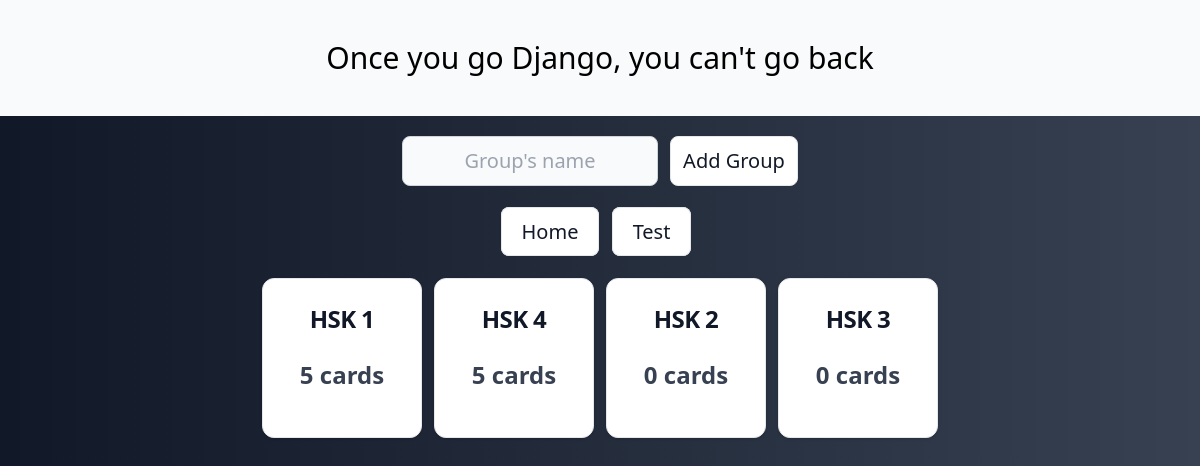
Before: /groups/ with the older database file.
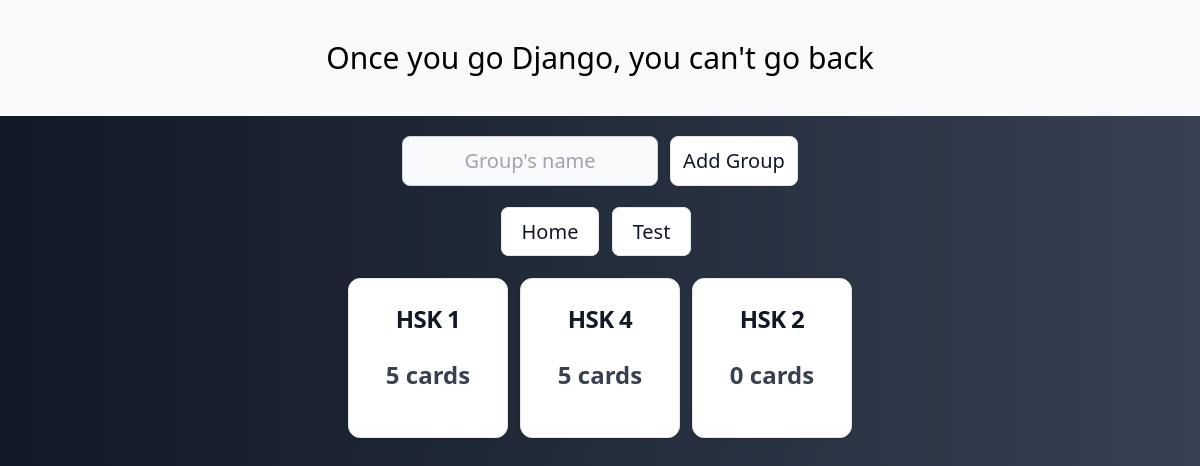
After: the same page with the newer database file.
### carddeck/models.py (models this page shows, shortened)
class CardGroup(models.Model):
    name = models.CharField(max_length=100, unique=True)

### carddeck/views.py (the view)
# urls.py: path("groups/", views.show_groups, name="groups"),
def show_groups(request):
    groups = CardGroup.objects.all()
    groups_len = [(group, group.card_set.count()) for group in groups]
    context = {
        "groups_len": groups_len,
        "compare_len_0": min(2, groups.count()),
        "compare_len_1": min(3, groups.count()),
        "compare_len_2": min(4, groups.count()),
        "compare_len_3": min(6, groups.count()),
    }
    return render(request, "pages/groups.html", context)

### carddeck/templates/pages/groups.html (shortened to what this page needs)
{% extends "base.html" %}
{% block content %}
<div class="flex flex-col my-5 items-center space-y-8">
  <form action="new_group" class="flex flex-row items-center space-x-3">
    <input name="group_name" class="input-info w-64 px-2 py-2.5" placeholder="Group's name" required>
    <button type="submit" class="btn w-32 py-2.5">
      Add Group</button>
  </form>
  <div>
    <a href="{% url 'home' %}" class="w-24 py-2.5 px-5 mr-2 mb-2 btn">Home</a>
    <a href="{% url 'test' %}" class="w-24 py-2.5 px-5 mr-2 mb-2 btn">Test</a>
  </div>
  <div
    class="grid my-5 grid-cols-{{compare_len_0}} sm:grid-cols-{{compare_len_1}} md:grid-cols-{{compare_len_2}} lg:grid-cols-{{compare_len_3}} gap-x-3 gap-y-3">
    {% for group, len in groups_len %}
    <div id="{{ group.id }}" class="card relative group grid-row-3">
      <div>
        <p class="card-word text-center p-3">
          {{group.name}}
        </p>
        <p class="card-group-info text-center p-3 text-2xl">
          {{len}} cards </p>
      </div>
    </div>
    {% endfor %}
  </div>
</div>
{% endblock %}

Changed rows visible on the page:
removed CardGroup: name "HSK 3", len "0"
